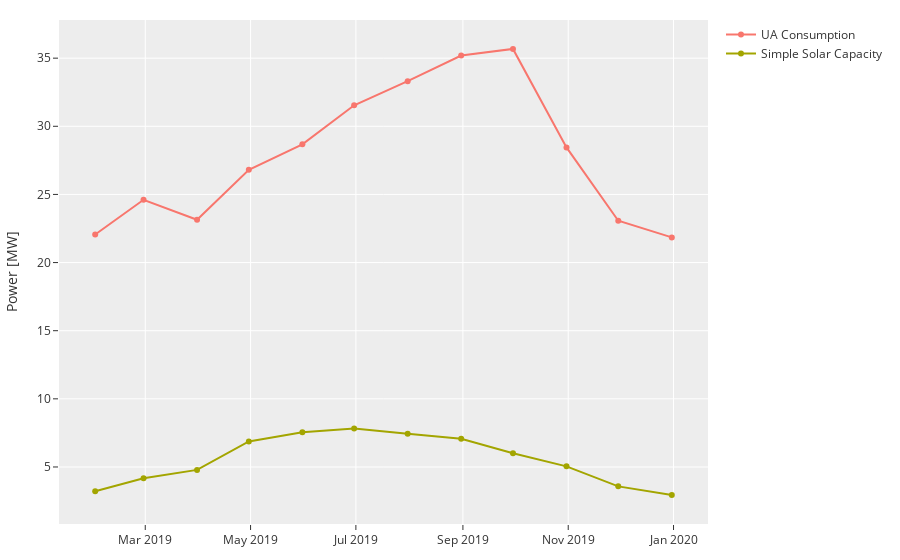

Notebook code for this chart:
### Markdown cell above
#### Plotting the Installed Capacity vs. Monthly Power Consumption

### Code cell
total_monthly_capacity = [parking_lots[f"P_{m + 1}"].sum().to('MW').magnitude for m in range(12)]

x = total_df.resample('1M').mean().index
# this is nasty chaining
y = total_df['TOTAL - KW-TOT'].pint.to('MW').resample('1M').mean().pint.magnitude

fig = go.Figure()
fig.add_trace(
    go.Scatter(
        x=x,
        y=y.values,
        name="UA Consumption"
    )
)

fig.add_trace(
    go.Scatter(
        x=x,
        y=total_monthly_capacity,
        name="Simple Solar Capacity"
    )
)

fig.update_layout(
    margin=dict(l=20, r=20, b=20, t=20),
    # height=600, width=600,
    # yaxis=dict(scaleanchor="x", scaleratio=1),
    xaxis_zeroline=True,
    yaxis_zeroline=True,
    xaxis_zerolinecolor='#969696',
    yaxis_zerolinecolor='#969696',
    yaxis_title="Power [MW]",
    # xaxis_title="Time [s]"
    # xaxis_range=[-25, 25],
    # yaxis_range=[-25, 25],
)

fig.show(renderer='jupyterlab')

### Figure 1 — Plotly figure (JSON) as saved in the notebook; plotly's stock layout.template omitted (floating-point values rounded to 4 significant figures)
{"data": [{"name": "UA Consumption", "type": "scatter", "x": ["2019-01-31T00:00:00-06:00", "2019-02-28T00:00:00-06:00", "2019-03-31T00:00:00-05:00", "2019-04-30T00:00:00-05:00", "2019-05-31T00:00:00-05:00", "2019-06-30T00:00:00-05:00", "2019-07-31T00:00:00-05:00", "2019-08-31T00:00:00-05:00", "2019-09-30T00:00:00-05:00", "2019-10-31T00:00:00-05:00", "2019-11-30T00:00:00-06:00", "2019-12-31T00:00:00-06:00"], "y": [22.06, 24.61, 23.14, 26.8, 28.68, 31.54, 33.31, 35.19, 35.68, 28.45, 23.07, 21.85]}, {"name": "Simple Solar Capacity", "type": "scatter", "x": ["2019-01-31T00:00:00-06:00", "2019-02-28T00:00:00-06:00", "2019-03-31T00:00:00-05:00", "2019-04-30T00:00:00-05:00", "2019-05-31T00:00:00-05:00", "2019-06-30T00:00:00-05:00", "2019-07-31T00:00:00-05:00", "2019-08-31T00:00:00-05:00", "2019-09-30T00:00:00-05:00", "2019-10-31T00:00:00-05:00", "2019-11-30T00:00:00-06:00", "2019-12-31T00:00:00-06:00"], "y": [3.22, 4.172, 4.784, 6.877, 7.553, 7.829, 7.434, 7.073, 6.002, 5.047, 3.577, 2.94]}], "layout": {"autosize": true, "margin": {"b": 20, "l": 20, "r": 20, "t": 20}, "xaxis": {"autorange": true, "range": ["2019-01-10 08:00:52.4113", "2020-01-20 15:59:07.5887"], "type": "date", "zeroline": true, "zerolinecolor": "#969696"}, "yaxis": {"autorange": true, "range": [0.6088, 38.01], "title": {"text": "Power [MW]"}, "type": "linear", "zeroline": true, "zerolinecolor": "#969696"}}}
